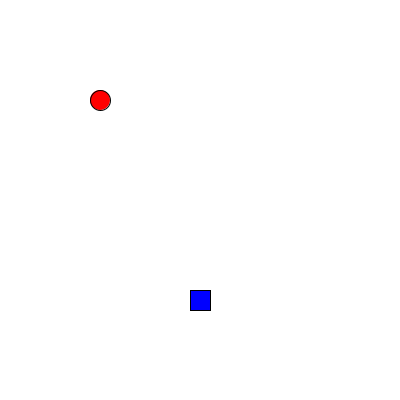
Frame 1 (no input)
Frame 60 (the mouse pressed at the canvas centre just before this capture): identical to frame 1, image omitted
Frame 120 (the mouse held since frame 60 and released just before this capture): identical to frame 1, image omitted

The Processing sketch that drew this single still picture (run headless with seeded random() and noise(); from frame 60 on, the mouse is pressed at the canvas centre):

// Processing sketch: ejercicio_17
// ── ejercicio_17.pde
float ylink, xlink;
float ycaja, xcaja;

void setup() 
{
  size(400, 400);
  
  xlink= 100;
  ylink= 100;
  
  xcaja= 200;
  ycaja= 300;
}

void draw()
{
  background(255);
  
  float catetoA = xcaja - xlink;
  float catetoO = ycaja - ylink;
  
  float distancia = sqrt(pow(catetoA, 2) + pow(catetoO, 2));
  
  fill(255, 0, 0);
  ellipse(xlink, ylink, 20, 20);
  
  fill(0, 0 , 255);
  rectMode(CENTER);
  rect(xcaja, ycaja, 20, 20);
  
  println("La distancia entre Link y la caja de tesoro es: " + distancia);
}

void mouseMoved()
{
  xlink = mouseX;
  ylink = mouseY;
}
